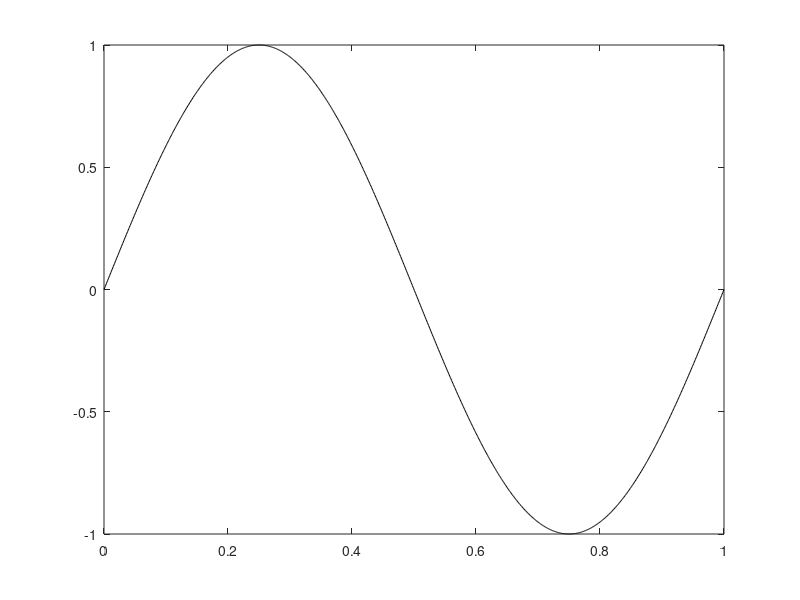

Write the MATLAB code that produced this figure.
x = linspace(0,1,1000);
y = sin(2*pi*x);

% Plot the function
figure(1)
xlabel('x')
ylabel('y')
title('sin(2\pi x)')
plot(x,y,'k-')
print -dpng 'sin.png'